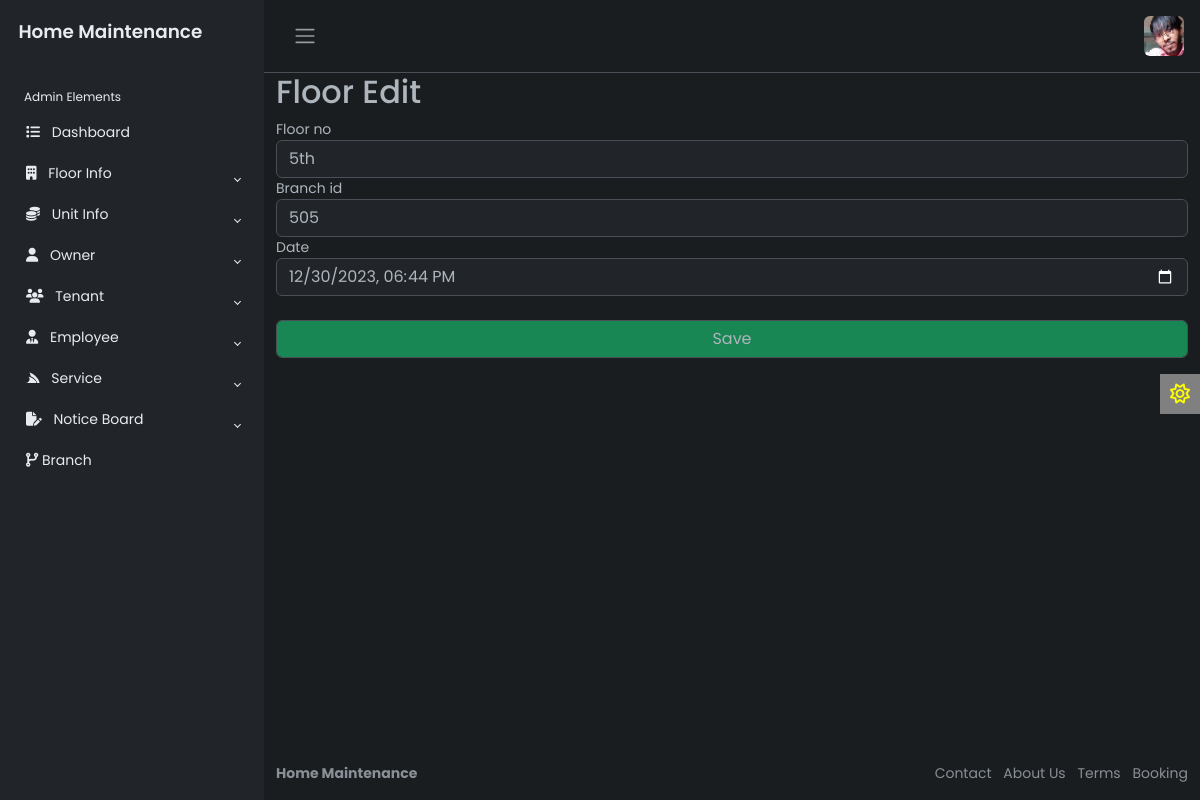
The app's page /floor_edit.php?id=15 with its own data.
### tables this page shows
CREATE TABLE `tbl_floor` (
  `Floor_id` int(15) NOT NULL,
  `Floor_no` varchar(50) NOT NULL,
  `branch_id` varchar(20) NOT NULL,
  `Added_date` timestamp NOT NULL DEFAULT current_timestamp()
);

### floor_edit.php (the view, shortened to what this page needs)
<?php include('include/sidebar.php')?>
<div class="main">
    <?php include('include/header.php')?>
        <main class="content">
            <div class="container">
                <div class="row">
                    <h2>Floor Edit</h2>
                    <form method="post" action="floor_edit_save.php">
                        <?php
                        $id= $_GET["id"];
                        $connect = mysqli_connect("localhost","root","","my_ams_db");
                        $sql = "SELECT * FROM tbl_floor WHERE Floor_id='$id'";
                        $result = mysqli_query($connect,$sql);
                        $data = mysqli_fetch_array($result,);
                        ?>
                        <label>Floor no</label>
                        <input type="text" name="floor_no" value="<?php echo $data["Floor_no"]?>" class="form-control">
                        <label>Branch id</label>
                        <input type="number" name="branch_id" value="<?php echo $data["branch_id"]?>" class="form-control">
                        <label>Date</label>
                        <input type="datetime-local" name="date" value="<?php echo $data["Added_date"]?>" class="form-control">
                        <input type="submit" value="Save" class="form-control mt-4 bg-success">
                    </form>
                </div>
            </div>
        </main>
    <?php include('include/theme.php')?>
    <?php include('include/footer.php')?>
</body>

### css/style.css (style rules this page uses)
* { padding: 0; margin: 0; box-sizing: border-box; }
body { font-family: 'Poppins', sans-serif; font-size: 0.875rem; opacity: 1; overflow-y: scroll; margin: 0; }
.main { display: flex; flex-direction: column; min-height: 100vh; min-width: 0; overflow: hidden; transition: all 0.35s ease-in-out; width: 100%; background: var(--bs-dark-bg-subtle); }
.content { flex: 1; }

### records on screen
tbl_floor: floor_no "5th", branch_id "505", date "12/30/2023 18:44"
